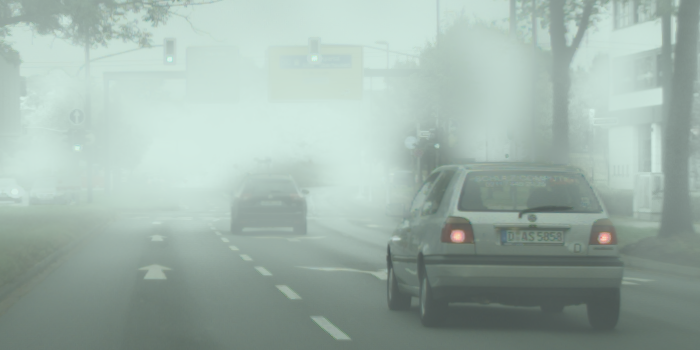
#> input picture images/foggy.png, 700 x 350 px
$ python sobel.py --image ../images/foggy.png
#> lines starting #> are read from the running program, lines starting #| are printed output that depends on the picture
#> further down, image is the input picture: shape (350, 700, 3); mean B, G, R 169.8, 178, 158.5
### Sobel Edge Detection/gaussian_smoothing.py
import numpy as np
import cv2
import argparse
import matplotlib.pyplot as plt
import math
from convolution import convolution


def dnorm(x, mu, sd):
    return 1 / (np.sqrt(2 * np.pi) * sd) * np.e ** (-np.power((x - mu) / sd, 2) / 2)


def gaussian_kernel(size, sigma=1, verbose=False):
#> called with size = 9, sigma = 3, verbose = True
    kernel_1D = np.linspace(-(size // 2), size // 2, size)
    for i in range(size):
        kernel_1D[i] = dnorm(kernel_1D[i], 0, sigma)
    kernel_2D = np.outer(kernel_1D.T, kernel_1D.T)

    kernel_2D *= 1.0 / kernel_2D.max()

    if verbose:
        plt.imshow(kernel_2D, interpolation='none', cmap='gray')
        plt.title("Kernel ( {}X{} )".format(size, size))
        plt.show()
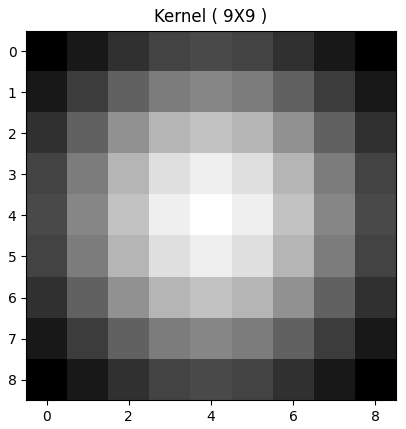
#> figure drawn by matplotlib, 1 panel

    return kernel_2D


def gaussian_blur(image, kernel_size, verbose=False):
    kernel = gaussian_kernel(kernel_size, sigma=math.sqrt(kernel_size), verbose=verbose)
    return convolution(image, kernel, average=True, verbose=verbose)


# [8 lines that do not run on import are left out]

### Sobel Edge Detection/convolution.py
import numpy as np
import cv2
import matplotlib.pyplot as plt


def convolution(image, kernel, average=False, verbose=False):
#> called with kernel = array of shape (9, 9), average = True, verbose = True
    if len(image.shape) == 3:
        print("Found 3 Channels : {}".format(image.shape))
#| Found 3 Channels : (350, 700, 3)
        image = cv2.cvtColor(image, cv2.COLOR_BGR2GRAY)
#> image: shape (350, 700)
        print("Converted to Gray Channel. Size : {}".format(image.shape))
#| Converted to Gray Channel. Size : (350, 700)
    else:
        print("Image Shape : {}".format(image.shape))

    print("Kernel Shape : {}".format(kernel.shape))

    if verbose:
        plt.imshow(image, cmap='gray')
        plt.title("Image")
        plt.show()

    image_row, image_col = image.shape
#> image_row = 350; image_col = 700
    kernel_row, kernel_col = kernel.shape

    output = np.zeros(image.shape)

    pad_height = int((kernel_row - 1) / 2)
    pad_width = int((kernel_col - 1) / 2)

    padded_image = np.zeros((image_row + (2 * pad_height), image_col + (2 * pad_width)))

    padded_image[pad_height:padded_image.shape[0] - pad_height, pad_width:padded_image.shape[1] - pad_width] = image
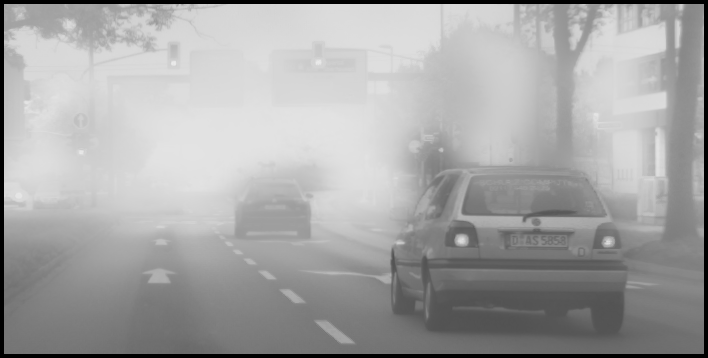
#> padded_image: shape (358, 708) float64; min 0, max 234, mean 165.5

    if verbose:
        plt.imshow(padded_image, cmap='gray')
        plt.title("Padded Image")
        plt.show()

    for row in range(image_row):
        for col in range(image_col):
            output[row, col] = np.sum(kernel * padded_image[row:row + kernel_row, col:col + kernel_col])
            if average:
                output[row, col] /= kernel.shape[0] * kernel.shape[1]
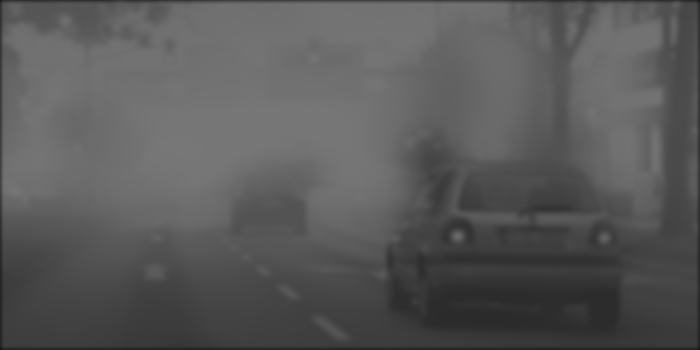
#> output: shape (350, 700) float64; min 19.57, max 119.5, mean 89.5

    print("Output Image size : {}".format(output.shape))
#| Output Image size : (350, 700)

    if verbose:
        plt.imshow(output, cmap='gray')
        plt.title("Output Image using {}X{} Kernel".format(kernel_row, kernel_col))
        plt.show()

    return output

### Sobel Edge Detection/sobel.py
import numpy as np
import cv2
import argparse
import matplotlib.pyplot as plt
from convolution import convolution
from gaussian_smoothing import gaussian_blur


def sobel_edge_detection(image, filter, verbose=False):
    new_image_x = convolution(image, filter, verbose)
#> call 2 of convolution, with kernel = array of shape (3, 3), average = True, verbose = False
#| Image Shape : (350, 700)
#> after the loop in convolution (call 2), `for row in range(image_row):`:
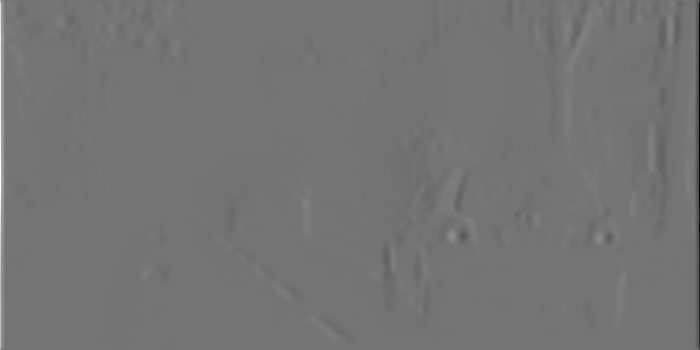
#> output: shape (350, 700) float64; min -30.52, max 36.43, mean 0; drawn with min black and max white
#| Output Image size : (350, 700)

    if verbose:
        plt.imshow(new_image_x, cmap='gray')
        plt.title("Horizontal Edge")
        plt.show()

    new_image_y = convolution(image, np.flip(filter.T, axis=0), verbose)
#> call 3 of convolution, with kernel = array of shape (3, 3), average = True, verbose = False
#| Image Shape : (350, 700)
#| Kernel Shape : (3, 3)
#> after the loop in convolution (call 3), `for row in range(image_row):`:
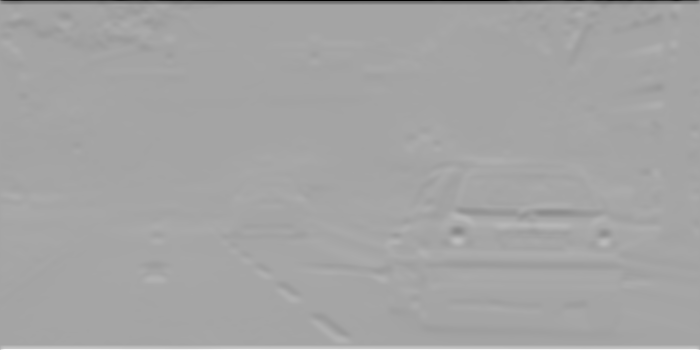
#> output: shape (350, 700) float64; min -36.84, max 20.27, mean 0; drawn with min black and max white
#| Output Image size : (350, 700)

    if verbose:
        plt.imshow(new_image_y, cmap='gray')
        plt.title("Vertical Edge")
        plt.show()

    gradient_magnitude = np.sqrt(np.square(new_image_x) + np.square(new_image_y))
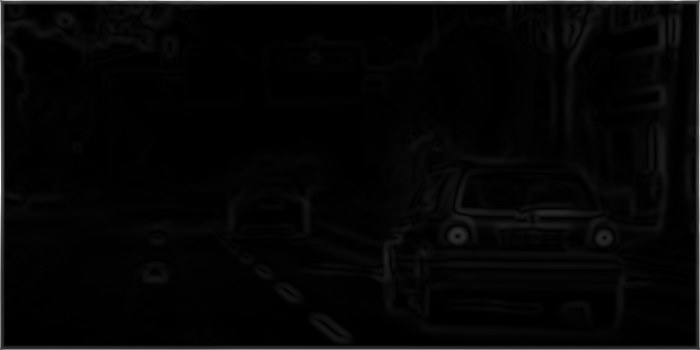
#> gradient_magnitude: shape (350, 700) float64; min 0, max 36.84, mean 0.9; drawn with min black and max white

    gradient_magnitude *= 255.0 / gradient_magnitude.max()

    if verbose:
        plt.imshow(gradient_magnitude, cmap='gray')
        plt.title("Gradient Magnitude")
        plt.show()

    return gradient_magnitude


if __name__ == '__main__':
    filter = np.array([[-1, 0, 1], [-2, 0, 2], [-1, 0, 1]])

    ap = argparse.ArgumentParser()
    ap.add_argument("-i", "--image", required=True, help="Path to the image")
    args = vars(ap.parse_args())

    image = cv2.imread(args["image"])
    image = gaussian_blur(image, 9, verbose=True)
    sobel_edge_detection(image, filter, verbose=True)
